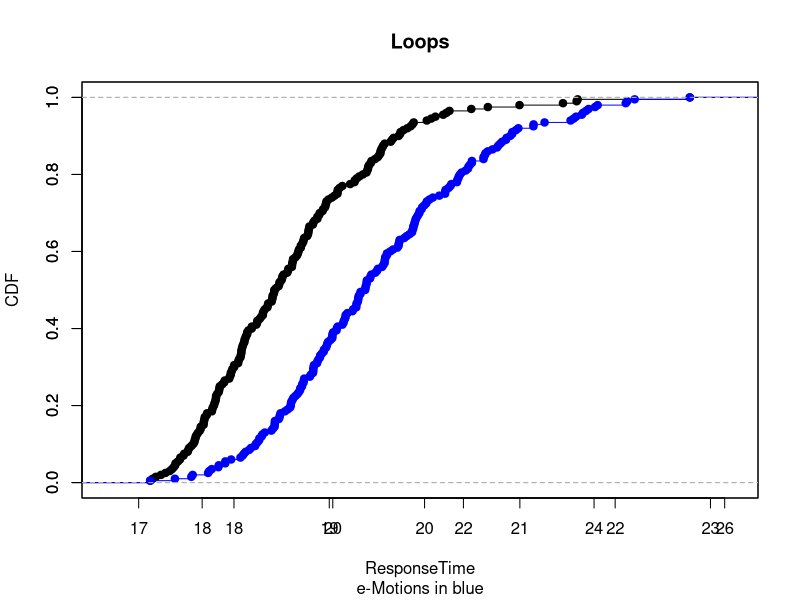

Reproduce this figure in R.
print("Loops")

minimumPCM = read.csv2("PalladioResults/result_4000.csv", header=F, dec=".")
minimumEmotions = read.csv2("MaudeResults/result_4000tu.txt", header=F, dec=".")

lenPCM <- length(minimumPCM[,1])
lenEmotions <- length(minimumEmotions[,1])

lenPCM
lenEmotions

ks.test(minimumPCM[,1], minimumEmotions[,1])


png('outLoops.png')
plot(ecdf(minimumPCM[,1]), main="", xlab="", ylab="")
par(new=TRUE)
plot(ecdf(minimumEmotions[,1]), main="", xlab="", ylab="", col="blue")
title(main="Loops", sub="e-Motions in blue",
	xlab="ResponseTime", ylab="CDF")


